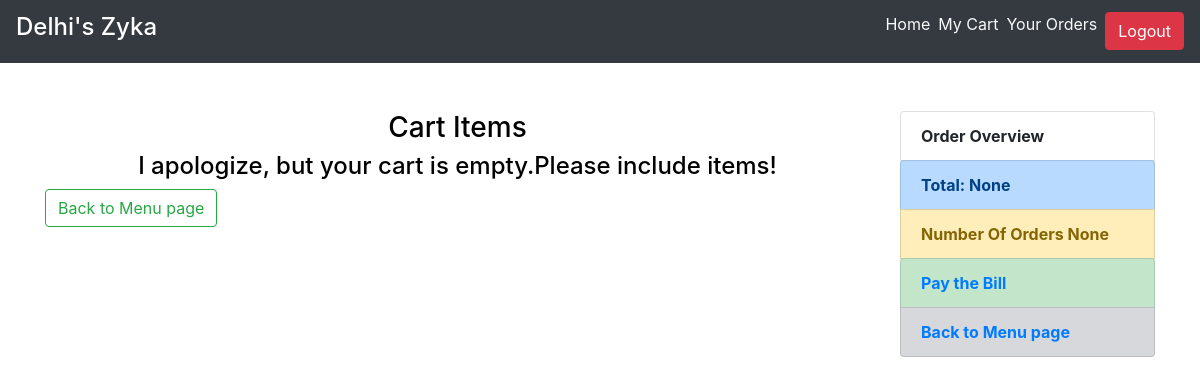
Page /cart/ (signed in) on the earlier database version.
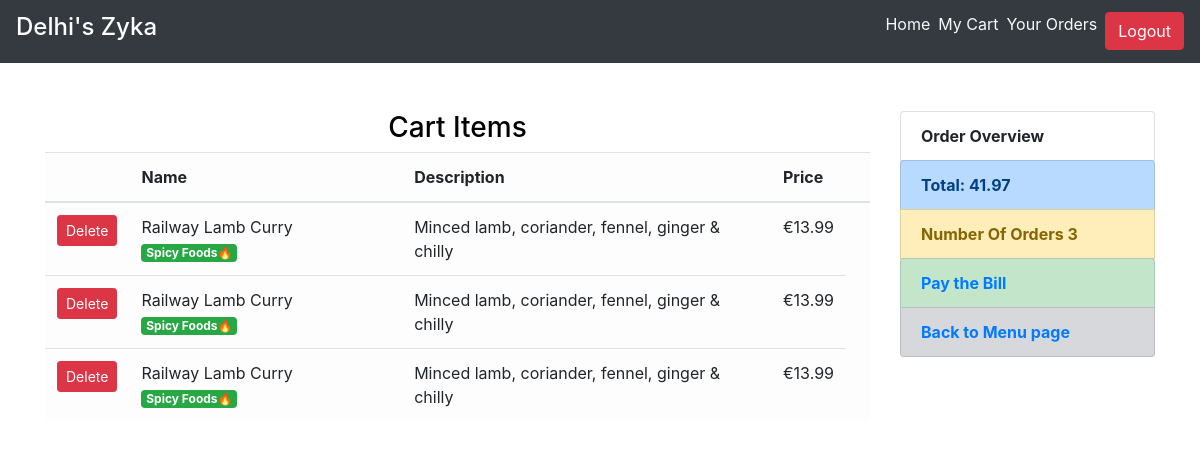
Same page on the later database version.
### main/models.py (models this page shows, shortened)
class CartItems(models.Model):
    ORDER_STATUS = (
        ('Active', 'Active'),
        ('Delivered', 'Delivered')
    )
    user = models.ForeignKey(User, on_delete=models.CASCADE)
    item = models.ForeignKey(Item, on_delete=models.CASCADE)
    ordered = models.BooleanField(default=False)
    quantity = models.IntegerField(default=1)
    ordered_date = models.DateField(default=timezone.now)
    status = models.CharField(max_length=20, choices=ORDER_STATUS, default='Active')
    delivery_date = models.DateField(default=timezone.now)
    class Meta:
        verbose_name = 'Cart Item'
        verbose_name_plural = 'Cart Items'

class Item(models.Model):
    LABELS = (
        ('Best Selling Foods', 'Best Selling Foods'),
        ('New Food', 'New Food'),
        ('Spicy Foods🔥', 'Spicy Foods🔥'),
    )
    LABEL_COLOUR = (
        ('danger', 'danger'),
        ('success', 'success'),
        ('primary', 'primary'),
        ('info', 'info'),
        ('warning', 'warning'),
    )
    title = models.CharField(max_length=150)
    description = models.CharField(max_length=250,blank=True)
    price = models.FloatField()
    pieces = models.IntegerField(default=6)
    instructions = models.CharField(max_length=250,default="Available")
    image = models.ImageField(default='default.png', upload_to='images/')
    labels = models.CharField(max_length=25, choices=LABELS, blank=True)
    label_colour = models.CharField(max_length=15, choices=LABEL_COLOUR, blank=True)
    slug = models.SlugField(default="foods")
    created_by = models.ForeignKey(User, on_delete=models.CASCADE)

### main/views.py (the view)
# urls.py: path('cart/', views.get_cart_items, name='cart'),
@login_required
def get_cart_items(request):
    cart_items = CartItems.objects.filter(user=request.user,ordered=False)
    bill = cart_items.aggregate(Sum('item__price'))
    number = cart_items.aggregate(Sum('quantity'))
    pieces = cart_items.aggregate(Sum('item__pieces'))
    total = bill.get("item__price__sum")
    count = number.get("quantity__sum")
    total_pieces = pieces.get("item__pieces__sum")
    context = {
        'cart_items':cart_items,
        'total': total,
        'count': count,
        'total_pieces': total_pieces
    }
    return render(request, 'main/cart.html', context)

### main/templatetags/get_group.py (called while the page is built)
@register.filter(name='has_group')
def has_group(user, group_name):
    return user.groups.filter(name=group_name).exists()

### main/templates/main/cart.html (shortened to what this page needs)
{% extends "main/layout.html" %}
{% block content %}
<link rel="stylesheet" href="https://cdn.boxicons.com/boxicons/2.0.7/css/boxicons.min.css">
<div class="cart">
    <div class="container">
        <div class="row">
            <div class="col-sm-9 mt-5">
                <h3 class="text-center">Cart Items</h3>
                {% if cart_items %}
                <div class="table-responsive">
                    <table class="table table-light">
                        <thead>
                        <tr>
                            <th scope="col"></th>
                            <th scope="col">Name</th>
                            <th scope="col">Description</th>
                            <th scope="col">Price</th>
                            <th scope="col"></th>
                        </tr>
                        </thead>
                        <tbody>
                            {% for cart in cart_items %}
                        <tr>
                            <td><a class="btn btn-danger btn-sm" href="{% url 'main:remove-from-cart' cart.id %}">Delete</a></td>
                            <td>{{ cart.item.title }} <span class="badge badge-{{ cart.item.label_colour }}">{{ cart.item.labels }}</span></td>
                            <td>{{ cart.item.description }}</td>
                            <td>{{"€"}}{{ cart.item.price }}</td>
                        </tr>
                            {% endfor %}
                        </tbody>
                    </table>
                </div>
                {% else %}
                <h4 class="text-center">
                                I apologize, but your cart is empty.Please include items!</h4>
                                <a class="btn btn-outline-success" href="/" class="text-center">Back to Menu page</a>
                {% endif %}
            </div>
            <div class="col-sm-3 mt-5 mb-3">
                <div class="content-section">
                    <li class="list-group-item"><b>Order Overview</b></li>
                      <ul class="list-group">
                        <li class="list-group-item list-group-item-primary"><b>Total: {{ total }}</b></li>
                        <li class="list-group-item list-group-item-warning"><b>Number Of Orders  {{ count }}</></li>
                        <li class="list-group-item list-group-item-success"><a href="{% url 'main:ordered' %}">Pay the Bill</a></li>
<li class="list-group-item list-group-item-secondary"><a  href="/">Back to Menu page</a></li>
                      </ul>
                </div>
            </div>
        </div>
    </div>
</div>
{% endblock content %}

Differences in the rows shown:
added CartItems: item "Railway Lamb Curry", item.labels "Spicy Foods🔥", item.description "Minced lamb, coriander, fennel, ginger & chilly", value "€", item.price "13.99"
added CartItems: item "Railway Lamb Curry", item.labels "Spicy Foods🔥", item.description "Minced lamb, coriander, fennel, ginger & chilly", value "€", item.price "13.99"
added CartItems: item "Railway Lamb Curry", item.labels "Spicy Foods🔥", item.description "Minced lamb, coriander, fennel, ginger & chilly", value "€", item.price "13.99"
Other differences:
{{ total }}: "None" → "41.97"
{{ count }}: "None" → "3"
text no longer shown: "I apologize, but your cart is empty.Please include items! Back to Menu page"
text now shown: "Name Description Price"
